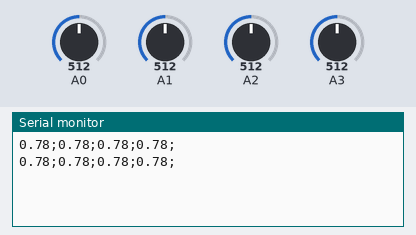
The sketch below on a simulated Arduino Uno, built with avr-gcc and run on an emulated ATmega328P. Shown: the last lines printed to the serial monitor. Inputs (shaded band) come from the test bench; at power-on: A0 = 512, A1 = 512, A2 = 512, A3 = 512.

Above: at 1.8 s.
1.9 s: A0 set to 716
At 2.9 s:
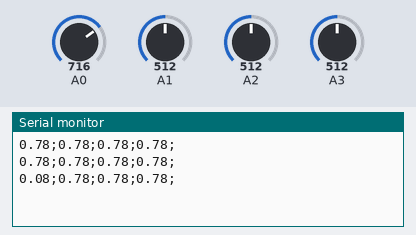
3.4 s: A1 set to 716
At 4.7 s:
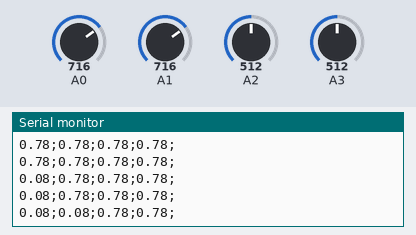
4.9 s: A2 set to 716
At 5.9 s:
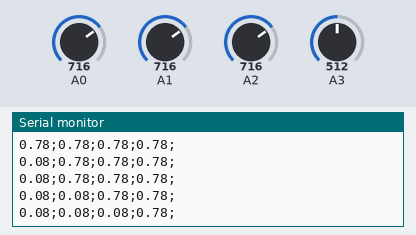
6.4 s: A3 set to 716
At 7.7 s:
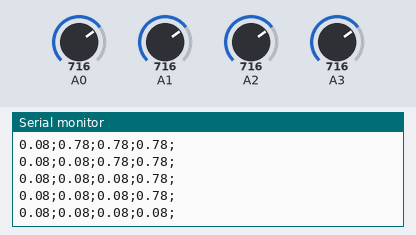
7.9 s: A0 set to 992
At 9.0 s:
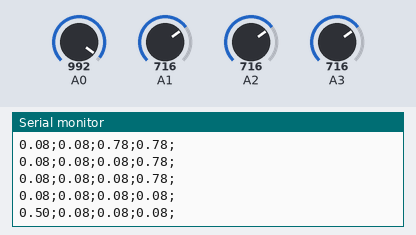
9.4 s: A1 set to 992
At 11.1 s:
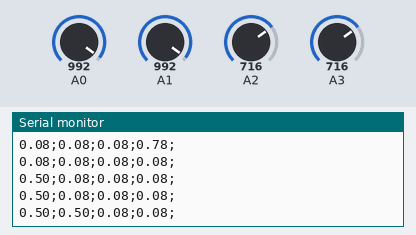
Timing chart, 0 to 11.9 s (numbered marks = the images above; inputs shaded):
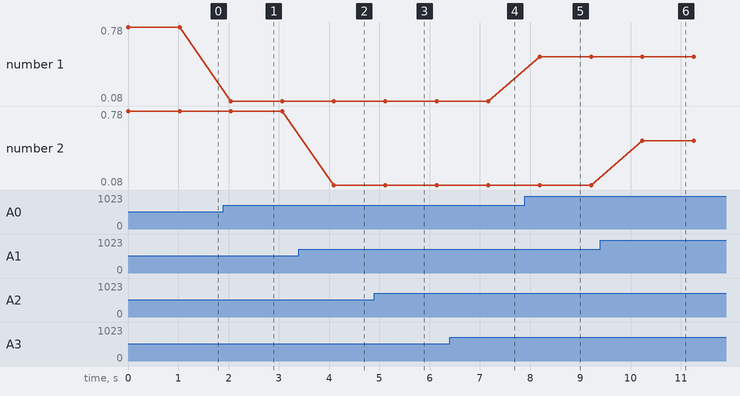

Measured:
- after the input at 1.9 s, the serial monitor: prints a new line after 0.15 s (image 1)
- after the input at 3.4 s, the serial monitor: prints a new line after 0.70 s (image 2)
- after the input at 4.9 s, the serial monitor: prints a new line after 0.22 s (image 3)
- after the input at 6.4 s, the serial monitor: prints a new line after 0.77 s (image 4)
- after the input at 7.9 s, the serial monitor: prints a new line after 0.29 s (image 5)
- after the input at 9.4 s, the serial monitor: prints a new line after 0.84 s (image 6)
- plotted number 1: 0.78 → 0.08 after the input at 1.9 s, 0.08 → 0.5 after the input at 7.9 s

The sketch:

test_res_lineaire.ino
```cpp
#include <SoftwareSerial.h>

//initialisation de la com serie entre teesy et arduino
SoftwareSerial ArduinoSlave(2,3);
float *data;
String msg = "";

//initialisation des capteurs
float potar = 0;
float linear_G = 0;
float linear_M = 0;
float linear_D = 0;

void setup() {

  //debut des com series
  Serial.begin(9600);
  ArduinoSlave.begin(9600);
}

void loop() {

  //flush du cache msg
  msg ="";

  //mesure val capteurs
  potar = normalisation(analogRead(A0));
  linear_G = normalisation(analogRead(A1));
  linear_M = normalisation(analogRead(A2));
  linear_D = normalisation(analogRead(A3));

  //creation du message
  msg= msgAdd(msg,potar);
  msg= msgAdd(msg,linear_G);
  msg= msgAdd(msg,linear_M);
  msg= msgAdd(msg,linear_D);

  //check contenu msg
  Serial.println(msg);

  //com serial teensy
  ArduinoSlave.print(msg);

  delay(1000);
}

String msgAdd(String msg, float val){
  String res = "";
  res = msg + String(val)+";";
  return res;
}

float normalisation(float val){
  float res =0;
  int pourcent=0;
  pourcent =int((val/653.)*100);
  res = (pourcent%101)/100.;
  return res;
}
```
